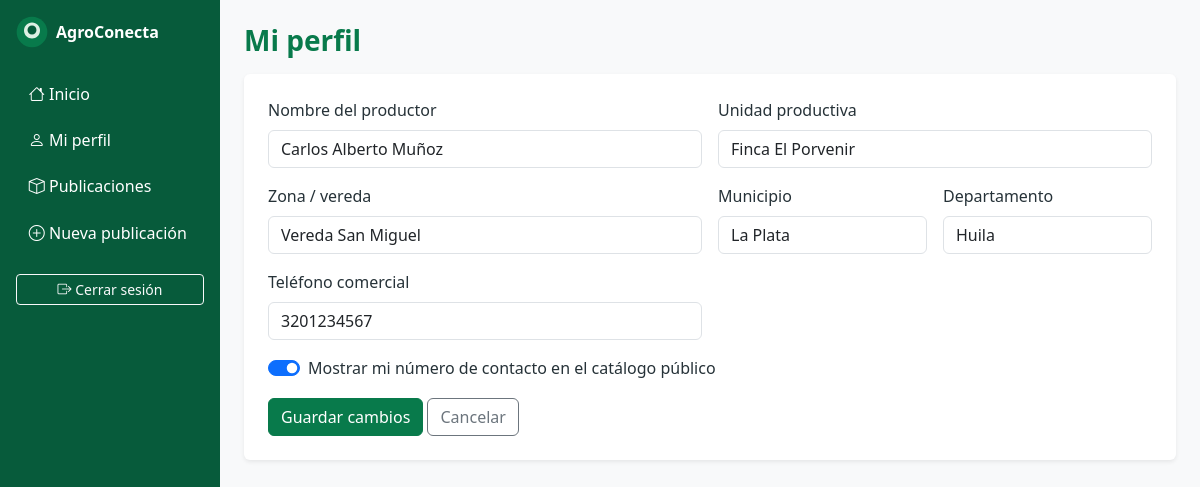
Screenshot of /panel/perfil (signed in) with the database file from the repository.
### tables this page shows
CREATE TABLE IF NOT EXISTS `productores` (
  `id` int UNSIGNED NOT NULL AUTO_INCREMENT,
  `usuario_id` int UNSIGNED NOT NULL,
  `nombre_productor` varchar(120) NOT NULL,
  `nombre_unidad_productiva` varchar(150) DEFAULT NULL,
  `zona_vereda` varchar(120) NOT NULL,
  `municipio` varchar(80) NOT NULL DEFAULT 'La Plata',
  `departamento` varchar(80) NOT NULL DEFAULT 'Huila',
  `telefono_comercial` varchar(30) DEFAULT NULL,
  `mostrar_telefono` tinyint(1) NOT NULL DEFAULT '0',
  `imagen_perfil` varchar(255) DEFAULT NULL,
  `fecha_registro` timestamp NOT NULL DEFAULT CURRENT_TIMESTAMP,
  `fecha_actualizacion` timestamp NOT NULL DEFAULT CURRENT_TIMESTAMP ON UPDATE CURRENT_TIMESTAMP,
  PRIMARY KEY (`id`),
  UNIQUE KEY `usuario_id` (`usuario_id`),
  KEY `idx_productores_municipio` (`municipio`),
  KEY `idx_productores_vereda` (`zona_vereda`)
);

### app/Controllers/ProducerController.php (called while the page is built, shortened)
<?php
class ProducerController extends Controller
{
    private function producer(): array
    {
        $p = (new Producer())->byUserId((int)$_SESSION['usuario_id']);
        return $p;
    }
    public function profileForm(): void
    {
        $prod = $this->producer();
        $this->view('producer/profile', compact('prod'), 'dashboard');
    }
}

### index.php (called while the page is built, shortened)
<?php
require __DIR__ . '/config/bootstrap.php';
$router = new Router();
$router->dispatch(
    $_SERVER['REQUEST_METHOD'] ?? 'GET',
    parse_url($_SERVER['REQUEST_URI'] ?? '/', PHP_URL_PATH) ?: '/'
);

### config/bootstrap.php (called while the page is built, shortened)
<?php
spl_autoload_register(function (string $class): void {
    $rel  = substr($class, 4);
    $file = __DIR__ . '/../app/' . str_replace('\\', '/', $rel) . '.php';
});
require_once __DIR__ . '/database.php';

### config/database.php (called while the page is built, shortened)
<?php
class Database
{
    private static ?PDO $pdo = null;
    public static function connection(): PDO
    {
        if (self::$pdo === null) {
            $host = getenv('DB_HOST') ?: '127.0.0.1';
            $port = getenv('DB_PORT') ?: '3306';
            $name = getenv('DB_NAME') ?: 'agroconecta_huila';
            $user = getenv('DB_USER') ?: 'root';
            $pass = getenv('DB_PASS') ?: '';
            $dsn = "mysql:host={$host};port={$port};dbname={$name};charset=utf8mb4";
            self::$pdo = new PDO($dsn, $user, $pass, [
                PDO::ATTR_ERRMODE            => PDO::ERRMODE_EXCEPTION,
                PDO::ATTR_DEFAULT_FETCH_MODE => PDO::FETCH_ASSOC,
                PDO::ATTR_EMULATE_PREPARES   => false,
            ]);
        }
        return self::$pdo;
    }
}

### app/core/Model.php (called while the page is built, shortened)
<?php
abstract class Model
{
    public function __construct()
    {
        $this->db = \Database::connection();
    }
}

### app/Models/Producer.php (called while the page is built, shortened)
<?php
class Producer extends Model
{
    public function byUserId(int $uid): ?array
    {
        $stmt = $this->db->prepare('SELECT * FROM productores WHERE usuario_id = ? LIMIT 1');
        $stmt->execute([$uid]);
        return $stmt->fetch() ?: null;
    }
}

### app/Helpers/Security.php (called while the page is built, shortened)
<?php
class Security
{
    public static function e(?string $v): string
    {
        return htmlspecialchars((string)$v, ENT_QUOTES | ENT_HTML5, 'UTF-8');
    }
}

### app/Views/producer/profile.php (the view)
<?php use App\Helpers\Security; $base = getenv('APP_URL') ?: ''; ?>
<h1 class="h3 text-success fw-bold mb-3">Mi perfil</h1>
<form method="post" action="<?= $base ?>/panel/perfil" class="bg-white p-4 rounded shadow-sm">
  <div class="row g-3">
    <div class="col-md-6">
      <label class="form-label">Nombre del productor</label>
      <input name="nombre_productor" class="form-control" value="<?= Security::e($prod['nombre_productor']) ?>" required>
    </div>
    <div class="col-md-6">
      <label class="form-label">Unidad productiva</label>
      <input name="nombre_unidad_productiva" class="form-control" value="<?= Security::e((string)$prod['nombre_unidad_productiva']) ?>">
    </div>
    <div class="col-md-6">
      <label class="form-label">Zona / vereda</label>
      <input name="zona_vereda" class="form-control" value="<?= Security::e($prod['zona_vereda']) ?>" required>
    </div>
    <div class="col-md-3">
      <label class="form-label">Municipio</label>
      <input name="municipio" class="form-control" value="<?= Security::e($prod['municipio']) ?>">
    </div>
    <div class="col-md-3">
      <label class="form-label">Departamento</label>
      <input name="departamento" class="form-control" value="<?= Security::e($prod['departamento']) ?>">
    </div>
    <div class="col-md-6">
      <label class="form-label">Teléfono comercial</label>
      <input name="telefono_comercial" class="form-control" value="<?= Security::e((string)$prod['telefono_comercial']) ?>">
    </div>
    <div class="col-12">
      <div class="form-check form-switch">
        <input type="checkbox" name="mostrar_telefono" class="form-check-input" id="mt" <?= (int)$prod['mostrar_telefono'] === 1 ? 'checked' : '' ?>>
        <label class="form-check-label" for="mt">Mostrar mi número de contacto en el catálogo público</label>
      </div>
    </div>
  </div>
  <div class="mt-3">
    <button class="btn btn-success">Guardar cambios</button>
    <a href="<?= $base ?>/panel" class="btn btn-outline-secondary">Cancelar</a>
  </div>
</form>

### app/core/Router.php (shortened to what this page needs)
<?php
class Router
{
    private array $routes = [];
    private function add(string $m, string $p, array $h, array $mw): void
    {
        $this->routes[] = compact('m', 'p', 'h', 'mw');
    }
    public function dispatch(string $method, string $uri): void
    {
        $base = rtrim(str_replace('\\', '/', dirname($_SERVER['SCRIPT_NAME'] ?? '')), '/');
        if ($base !== '' && str_starts_with($uri, $base)) {
            $uri = substr($uri, strlen($base));
        }
        $uri = '/' . trim($uri, '/');
        foreach ($this->routes as $r) {
            if ($r['m'] !== $method) continue;
            $pat = '#^' . preg_replace('#\{[a-zA-Z_]+\}#', '([^/]+)', $r['p']) . '$#';
            if (preg_match($pat, $uri, $matches)) {
                array_shift($matches);
                [$class, $action] = $r['h'];
                (new $class())->{$action}(...$matches);
                return;
            }
        }
    }
}

### public/assets/css/style.css (style rules this page uses)
:root { --verde-oscuro: #075b3b; --verde: #087a4b; --verde-2: #2d9564; --verde-claro: #ddf0e4; --blanco: #ffffff; --gris-claro: #f4f6f4; --gris-medio: #e5e7eb; --gris-oscuro: #263238; --amarillo: #f5d99a; --rojo: #dc3545; }
body { background: var(--gris-claro); color: var(--gris-oscuro); font-family: "Segoe UI", system-ui, sans-serif; }
.btn-success { background: var(--verde); border-color: var(--verde); }
.text-success { color: var(--verde) !important; }

### rows the page displays
productores: nombre_productor "Carlos Alberto Muñoz", nombre_unidad_productiva "Finca El Porvenir", zona_vereda "Vereda San Miguel", municipio "La Plata", departamento "Huila", telefono_comercial "3201234567", mostrar_telefono "☑"
